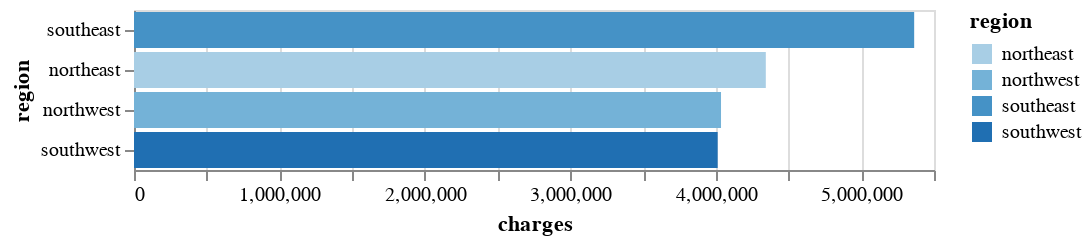

Write notebook code for a chart like this one.
### Markdown cell above
1. Visualization using Altair

### Code cell
# create a dataframe with the sum of charges by region
charges_df = df.groupby('region')['charges'].sum().reset_index()

# sort the data
charges_df = charges_df.sort_values('charges', ascending=True)

# take the top 5 entries
charges_df = charges_df.head(5)

#plot the data as bar charts
chart = alt.Chart(charges_df).mark_bar().encode(
    x='charges',
    y=alt.Y('region', sort='-x'),
    color=alt.Color('region', scale=alt.Scale(scheme='blues'))
)

chart

### Figure 1 — Vega-Lite specification as saved in the notebook (floating-point values rounded to 4 significant figures)
{"config": {"view": {"continuousWidth": 400, "continuousHeight": 300}}, "data": {"name": "data-1ccf66775e96783eed022e73b1d7299d"}, "mark": "bar", "encoding": {"color": {"field": "region", "scale": {"scheme": "blues"}, "type": "nominal"}, "x": {"field": "charges", "type": "quantitative"}, "y": {"field": "region", "sort": "-x", "type": "nominal"}}, "$schema": "https://vega.github.io/schema/vega-lite/v4.17.0.json", "datasets": {"data-1ccf66775e96783eed022e73b1d7299d": [{"region": "southwest", "charges": 4013000.0}, {"region": "northwest", "charges": 4036000.0}, {"region": "northeast", "charges": 4344000.0}, {"region": "southeast", "charges": 5364000.0}]}}
